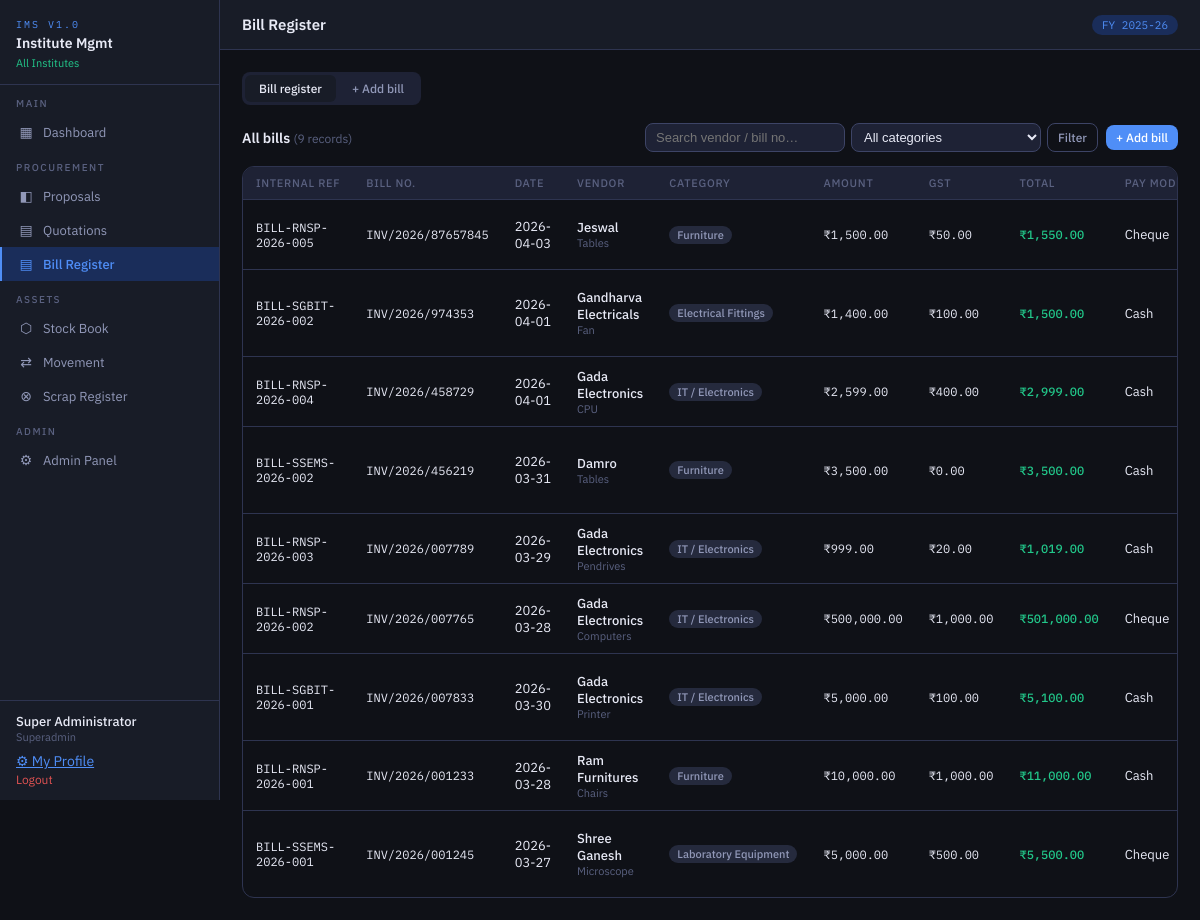
/modules/bills/index.php (signed in), run on the app's committed database.
### tables this page shows
CREATE TABLE `bills` (
  `id` int(10) UNSIGNED NOT NULL,
  `inst_id` int(10) UNSIGNED NOT NULL,
  `fy_id` tinyint(3) UNSIGNED NOT NULL,
  `bill_no` varchar(40) NOT NULL,
  `internal_ref` varchar(25) NOT NULL,
  `bill_date` date NOT NULL,
  `receipt_date` date DEFAULT NULL,
  `vendor_name` varchar(150) NOT NULL,
  `vendor_gstin` varchar(20) DEFAULT NULL,
  `vendor_address` text DEFAULT NULL,
  `description` text NOT NULL,
  `cat_id` smallint(5) UNSIGNED DEFAULT NULL,
  `amount` decimal(12,2) NOT NULL,
  `gst_amount` decimal(10,2) DEFAULT 0.00,
  `total_amount` decimal(12,2) GENERATED ALWAYS AS (`amount` + `gst_amount`) STORED,
  `pay_mode` enum('Cash','Cheque','NEFT/RTGS','DD','UPI','Credit Card','Other') DEFAULT 'Cheque',
  `pay_ref_no` varchar(60) DEFAULT NULL,
  `pay_date` date DEFAULT NULL,
  `proposal_id` int(10) UNSIGNED DEFAULT NULL,
  `entered_by` int(10) UNSIGNED DEFAULT NULL,
  `verified_by` varchar(100) DEFAULT NULL,
  `remarks` text DEFAULT NULL,
  `created_at` timestamp NOT NULL DEFAULT current_timestamp()
);

CREATE TABLE `item_categories` (
  `id` smallint(5) UNSIGNED NOT NULL,
  `cat_name` varchar(80) NOT NULL,
  `cat_code` varchar(6) NOT NULL,
  `type` enum('asset','consumable','both') DEFAULT 'both'
);

### includes/auth.php (called while the page is built, shortened)
<?php
require_once __DIR__ . '/../config/db.php';
function isSuperAdmin(): bool {
    return ($_SESSION['role'] ?? '') === 'superadmin';
}
function currentInstId(): ?int {
    return $_SESSION['inst_id'] ?? null;
}
function instFilter(string $alias = ''): string {
    $col = $alias ? "$alias.inst_id" : "inst_id";
    if (isSuperAdmin()) return '1=1';
    return "$col = " . (int)currentInstId();
}

### config/db.php (called while the page is built, shortened)
<?php
function db(): mysqli {
    static $conn = null;
    if ($conn === null) {
        $conn = new mysqli(DB_HOST, DB_USER, DB_PASS, DB_NAME, DB_PORT);
        $conn->set_charset('utf8mb4');
    }
    return $conn;
}
function query(string $sql, string $types = '', ...$params): mysqli_result|bool {
    $db  = db();
    $stmt = $db->prepare($sql);
    $stmt->execute();
    $result = $stmt->get_result();
    return $result !== false ? $result : true;
}
function rows(string $sql, string $types = '', ...$params): array {
    $r = query($sql, $types, ...$params);
    $out = [];
    while ($row = $r->fetch_assoc()) $out[] = $row;
    return $out;
}
function esc(string $val): string {
    return htmlspecialchars($val, ENT_QUOTES, 'UTF-8');
}
function money(float $v): string {
    return '₹' . number_format($v, 2);
}

### modules/bills/index.php (the view, shortened to what this page needs)
<?php
require_once __DIR__ . '/../../config/db.php';
require_once __DIR__ . '/../../includes/auth.php';
require_once __DIR__ . '/../../includes/layout.php';
$sf   = instFilter('b');
$search    = trim($_GET['q'] ?? '');
$where = "$sf";
$bills = rows(
    "SELECT b.*, ic.cat_name, i.inst_name, i.inst_code, u.full_name AS entered_by_name
     FROM bills b
     LEFT JOIN item_categories ic ON b.cat_id = ic.id
     LEFT JOIN institutes i ON b.inst_id = i.id
     LEFT JOIN users u ON b.entered_by = u.id
     WHERE $where ORDER BY b.id DESC"
);
$activeTab = isset($_GET['new']) ? 'add' : 'list';
?>
<div class="tabs" id="bill-tabs">
  <button class="tab <?= $activeTab==='list'?'active':'' ?>" onclick="showBillTab('list')">Bill register</button>
  <?php if ($_SESSION['role'] !== 'principal'): ?>
  <button class="tab <?= $activeTab==='add' ?'active':'' ?>" onclick="showBillTab('add')">+ Add bill</button>
  <?php endif; ?>
</div>
<div id="panel-list" class="tab-panel <?= $activeTab==='list'?'active':'' ?>">
  <div class="sec-hdr">
    <div>
      <div class="sec-title">All bills <span class="muted" style="font-size:12px;font-weight:400">(<?= count($bills) ?> records)</span></div>
    </div>
    <div style="display:flex;gap:8px;align-items:center;flex-wrap:wrap">
      <form method="get" style="display:flex;gap:6px">
        <input name="q" value="<?= esc($search) ?>" placeholder="Search vendor / bill no…"
               style="background:var(--bg3);border:1px solid var(--bd2);border-radius:var(--r);padding:5px 10px;color:var(--tx);font-size:13px;width:200px">
        <select name="cat" style="background:var(--bg3);border:1px solid var(--bd2);border-radius:var(--r);padding:5px 8px;color:var(--tx);font-size:13px">
          <option value="">All categories</option>
        </select>
        <button type="submit" class="btn btn-ghost btn-sm">Filter</button>
      </form>
      <?php if ($_SESSION['role'] !== 'principal'): ?>
      <button class="btn btn-primary btn-sm" onclick="showBillTab('add')">+ Add bill</button>
      <?php endif; ?>
    </div>
  </div>
  <div class="tbl-wrap">
    <table>
      <thead>
        <tr>
          <th>Internal ref</th><th>Bill no.</th><th>Date</th><th>Vendor</th>
          <th>Category</th><th>Amount</th><th>GST</th><th>Total</th>
          <th>Pay mode</th><th>Ref / Cheque no.</th>
        </tr>
      </thead>
      <tbody>
      <?php if (!$bills): ?>
        <tr><td colspan="12"><div class="empty"><div class="empty-icon">🧾</div><div class="empty-title">No bills found</div></div></td></tr>
      <?php else: foreach ($bills as $b): ?>
        <tr>
          <td class="mono"><?= esc($b['internal_ref']) ?></td>
          <td class="mono"><?= esc($b['bill_no']) ?></td>
          <td><?= esc($b['bill_date']) ?></td>
          <td>
            <div class="fw500"><?= esc($b['vendor_name']) ?></div>
            <div class="muted" style="font-size:11px"><?= esc(mb_strimwidth($b['description'],0,50,'…')) ?></div>
          </td>
          <td><span class="badge bg-gray"><?= esc($b['cat_name'] ?? '—') ?></span></td>
          <td class="mono"><?= money($b['amount']) ?></td>
          <td class="mono"><?= money($b['gst_amount']) ?></td>
          <td class="mono fw500 text-green"><?= money($b['total_amount']) ?></td>
          <td><?= esc($b['pay_mode']) ?></td>
        </tr>
      <?php endforeach; endif; ?>
      </tbody>
    </table>
  </div>
</div>

### assets/css/app.css (style rules this page uses)
*, *::before, *::after { box-sizing: border-box; margin: 0; padding: 0; }
:root { --bg: #0f1117; --bg2: #181c27; --bg3: #1e2235; --bg4: #252a3d; --bd: #2e3450; --bd2: #3d4466; --tx: #e8eaf6; --tx2: #9198b8; --tx3: #5a6180; --ac: #4f8ef7; --ac2: #3a6fd8; --acs: #1a2d5a; --gn: #22c78a; --gns: #0d3322; --am: #f5a623; --ams: #3a2800; --rd: #e05252; --rds: #3a1010; --pu: #9b6dff; --pus: #2a1f5a; --font: 'IBM Plex Sans', sans-serif; --mono: 'IBM Plex Mono', monospace; --r: 8px; --rl: 12px; }
body { font-family: var(--font); background: var(--bg); color: var(--tx); min-height: 100vh; display: flex; font-size: 14px; }
.sec-hdr { display: flex; align-items: center; justify-content: space-between; margin-bottom: 14px; }
.sec-title { font-size: 14px; font-weight: 600; }
.tbl-wrap { overflow-x: auto; border-radius: var(--rl); border: 1px solid var(--bd); }
table { width: 100%; border-collapse: collapse; }
thead th { background: var(--bg3); color: var(--tx3); font-size: 11px; font-weight: 500; text-transform: uppercase; letter-spacing: .7px; padding: 9px 13px; text-align: left; border-bottom: 1px solid var(--bd); white-space: nowrap; }
tbody td { padding: 9px 13px; border-bottom: 1px solid var(--bd); font-size: 13px; vertical-align: middle; }
tbody tr:last-child td { border-bottom: none; }
.mono { font-family: var(--mono); font-size: 12px; }
.muted { color: var(--tx3); }
.btn { display: inline-flex; align-items: center; gap: 5px; padding: 7px 14px; border-radius: var(--r); font-family: var(--font); font-size: 13px; font-weight: 500; cursor: pointer; border: none; transition: all .13s; text-decoration: none; }
.btn-primary { background: var(--ac); color: #fff; }
.btn-ghost { background: transparent; color: var(--tx2); border: 1px solid var(--bd2); }
.btn-sm { padding: 5px 10px; font-size: 12px; }
.badge { display: inline-flex; align-items: center; padding: 2px 8px; border-radius: 20px; font-size: 11px; font-weight: 500; white-space: nowrap; }
.bg-gray { background: var(--bg4); color: var(--tx2); }
.tabs { display: flex; gap: 2px; background: var(--bg3); padding: 3px; border-radius: var(--r); margin-bottom: 18px; width: fit-content; }
.tab { padding: 6px 14px; border-radius: 6px; cursor: pointer; font-size: 12px; font-weight: 500; color: var(--tx2); border: none; background: transparent; font-family: var(--font); transition: all .13s; text-decoration: none; }
.tab.active, .tab:hover { background: var(--bg2); color: var(--tx); }
.tab-panel { display: none; }
.tab-panel.active { display: block; }
.text-green { color: var(--gn); }
.fw500 { font-weight: 500; }

### data on the page
bills: internal_ref "BILL-RNSP-2026-005", bill_no "INV/2026/87657845", bill_date "2026-04-03", vendor_name "Jeswal", description "Tables", cat.cat_name "Furniture", amount "₹1,500.00", gst_amount "₹50.00", total_amount "₹1,550.00", pay_mode "Cheque"
bills: internal_ref "BILL-SGBIT-2026-002", bill_no "INV/2026/974353", bill_date "2026-04-01", vendor_name "Gandharva Electricals", description "Fan", cat.cat_name "Electrical Fittings", amount "₹1,400.00", gst_amount "₹100.00", total_amount "₹1,500.00", pay_mode "Cash"
bills: internal_ref "BILL-RNSP-2026-004", bill_no "INV/2026/458729", bill_date "2026-04-01", vendor_name "Gada Electronics", description "CPU", cat.cat_name "IT / Electronics", amount "₹2,599.00", gst_amount "₹400.00", total_amount "₹2,999.00", pay_mode "Cash"
bills: internal_ref "BILL-SSEMS-2026-002", bill_no "INV/2026/456219", bill_date "2026-03-31", vendor_name "Damro", description "Tables", cat.cat_name "Furniture", amount "₹3,500.00", gst_amount "₹0.00", total_amount "₹3,500.00", pay_mode "Cash"
bills: internal_ref "BILL-RNSP-2026-003", bill_no "INV/2026/007789", bill_date "2026-03-29", vendor_name "Gada Electronics", description "Pendrives", cat.cat_name "IT / Electronics", amount "₹999.00", gst_amount "₹20.00", total_amount "₹1,019.00", pay_mode "Cash"
bills: internal_ref "BILL-RNSP-2026-002", bill_no "INV/2026/007765", bill_date "2026-03-28", vendor_name "Gada Electronics", description "Computers", cat.cat_name "IT / Electronics", amount "₹500,000.00", gst_amount "₹1,000.00", total_amount "₹501,000.00", pay_mode "Cheque"
bills: internal_ref "BILL-SGBIT-2026-001", bill_no "INV/2026/007833", bill_date "2026-03-30", vendor_name "Gada Electronics", description "Printer", cat.cat_name "IT / Electronics", amount "₹5,000.00", gst_amount "₹100.00", total_amount "₹5,100.00", pay_mode "Cash"
bills: internal_ref "BILL-RNSP-2026-001", bill_no "INV/2026/001233", bill_date "2026-03-28", vendor_name "Ram Furnitures", description "Chairs", cat.cat_name "Furniture", amount "₹10,000.00", gst_amount "₹1,000.00", total_amount "₹11,000.00", pay_mode "Cash"
bills: internal_ref "BILL-SSEMS-2026-001", bill_no "INV/2026/001245", bill_date "2026-03-27", vendor_name "Shree Ganesh", description "Microscope", cat.cat_name "Laboratory Equipment", amount "₹5,000.00", gst_amount "₹500.00", total_amount "₹5,500.00", pay_mode "Cheque"

### other printed values
$inst "All Institutes"
$user "Super Administrator"
$role "Superadmin"
$pageTitle "Bill Register"
$fy "2025-26"
count($bills) "9"
